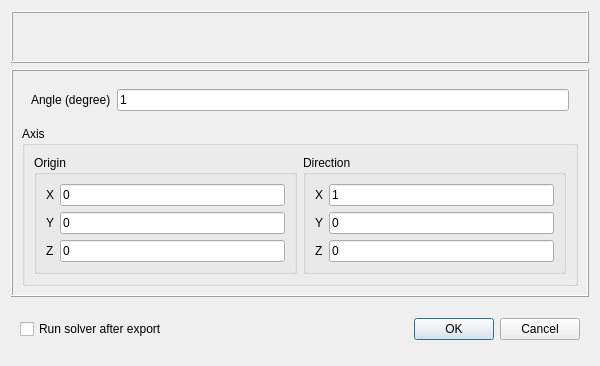
<?xml version="1.0" encoding="UTF-8"?>
<ui version="4.0">
 <class>Export2DWedgeDialog</class>
 <widget class="QDialog" name="Export2DWedgeDialog">
  <property name="geometry">
   <rect>
    <x>0</x>
    <y>0</y>
    <width>600</width>
    <height>366</height>
   </rect>
  </property>
  <property name="windowTitle">
   <string>Export 2D Wedge Mesh</string>
  </property>
  <layout class="QVBoxLayout" name="verticalLayout_3">
   <item>
    <widget class="QFrame" name="path">
     <property name="frameShape">
      <enum>QFrame::Box</enum>
     </property>
     <property name="frameShadow">
      <enum>QFrame::Raised</enum>
     </property>
    </widget>
   </item>
   <item>
    <widget class="QFrame" name="parameters">
     <property name="frameShape">
      <enum>QFrame::Box</enum>
     </property>
     <property name="frameShadow">
      <enum>QFrame::Raised</enum>
     </property>
     <layout class="QVBoxLayout" name="verticalLayout">
      <item>
       <widget class="QWidget" name="widget" native="true">
        <layout class="QFormLayout" name="formLayout">
         <item row="0" column="0">
          <widget class="QLabel" name="label_5">
           <property name="text">
            <string>Angle (degree)</string>
           </property>
          </widget>
         </item>
         <item row="0" column="1">
          <widget class="FloatEdit" name="angle">
           <property name="enabled">
            <bool>true</bool>
           </property>
           <property name="text">
            <string>1</string>
           </property>
          </widget>
         </item>
        </layout>
       </widget>
      </item>
      <item>
       <widget class="QGroupBox" name="groupBox">
        <property name="title">
         <string>Axis</string>
        </property>
        <layout class="QHBoxLayout" name="horizontalLayout_5">
         <item>
          <widget class="QGroupBox" name="groupBox_2">
           <property name="title">
            <string>Origin</string>
           </property>
           <layout class="QFormLayout" name="formLayout_3">
            <item row="0" column="0">
             <widget class="QLabel" name="label_6">
              <property name="text">
               <string>X</string>
              </property>
             </widget>
            </item>
            <item row="0" column="1">
             <widget class="FloatEdit" name="originX">
              <property name="enabled">
               <bool>true</bool>
              </property>
              <property name="text">
               <string>0</string>
              </property>
             </widget>
            </item>
            <item row="1" column="0">
             <widget class="QLabel" name="label_7">
              <property name="text">
               <string>Y</string>
              </property>
             </widget>
            </item>
            <item row="1" column="1">
             <widget class="FloatEdit" name="originY">
              <property name="enabled">
               <bool>true</bool>
              </property>
              <property name="text">
               <string>0</string>
              </property>
             </widget>
            </item>
            <item row="2" column="0">
             <widget class="QLabel" name="label_8">
              <property name="text">
               <string>Z</string>
              </property>
             </widget>
            </item>
            <item row="2" column="1">
             <widget class="FloatEdit" name="originZ">
              <property name="enabled">
               <bool>true</bool>
              </property>
              <property name="text">
               <string>0</string>
              </property>
             </widget>
            </item>
           </layout>
          </widget>
         </item>
         <item>
          <widget class="QGroupBox" name="groupBox_3">
           <property name="title">
            <string>Direction</string>
           </property>
           <layout class="QFormLayout" name="formLayout_4">
            <item row="0" column="0">
             <widget class="QLabel" name="label_9">
              <property name="text">
               <string>X</string>
              </property>
             </widget>
            </item>
            <item row="0" column="1">
             <widget class="FloatEdit" name="directionX">
              <property name="enabled">
               <bool>true</bool>
              </property>
              <property name="text">
               <string>1</string>
              </property>
             </widget>
            </item>
            <item row="1" column="0">
             <widget class="QLabel" name="label_10">
              <property name="text">
               <string>Y</string>
              </property>
             </widget>
            </item>
            <item row="1" column="1">
             <widget class="FloatEdit" name="directionY">
              <property name="enabled">
               <bool>true</bool>
              </property>
              <property name="text">
               <string>0</string>
              </property>
             </widget>
            </item>
            <item row="2" column="0">
             <widget class="QLabel" name="label_11">
              <property name="text">
               <string>Z</string>
              </property>
             </widget>
            </item>
            <item row="2" column="1">
             <widget class="FloatEdit" name="directionZ">
              <property name="enabled">
               <bool>true</bool>
              </property>
              <property name="text">
               <string>0</string>
              </property>
             </widget>
            </item>
           </layout>
          </widget>
         </item>
        </layout>
       </widget>
      </item>
     </layout>
    </widget>
   </item>
   <item>
    <widget class="QWidget" name="widget_2" native="true">
     <layout class="QHBoxLayout" name="horizontalLayout_6">
      <item>
       <widget class="QCheckBox" name="run">
        <property name="text">
         <string>Run solver after export</string>
        </property>
       </widget>
      </item>
      <item>
       <spacer name="horizontalSpacer">
        <property name="orientation">
         <enum>Qt::Horizontal</enum>
        </property>
        <property name="sizeHint" stdset="0">
         <size>
          <width>40</width>
          <height>20</height>
         </size>
        </property>
       </spacer>
      </item>
      <item>
       <widget class="QPushButton" name="ok">
        <property name="text">
         <string>OK</string>
        </property>
       </widget>
      </item>
      <item>
       <widget class="QPushButton" name="cancel">
        <property name="text">
         <string>Cancel</string>
        </property>
       </widget>
      </item>
     </layout>
    </widget>
   </item>
  </layout>
 </widget>
 <customwidgets>
  <customwidget>
   <class>FloatEdit</class>
   <extends>QLineEdit</extends>
   <header location="global">widgets.typed_edit</header>
  </customwidget>
 </customwidgets>
 <resources>
  <include location="../../../resource.qrc"/>
 </resources>
 <connections>
  <connection>
   <sender>cancel</sender>
   <signal>clicked()</signal>
   <receiver>Export2DWedgeDialog</receiver>
   <slot>reject()</slot>
   <hints>
    <hint type="sourcelabel">
     <x>347</x>
     <y>631</y>
    </hint>
    <hint type="destinationlabel">
     <x>199</x>
     <y>356</y>
    </hint>
   </hints>
  </connection>
 </connections>
</ui>
